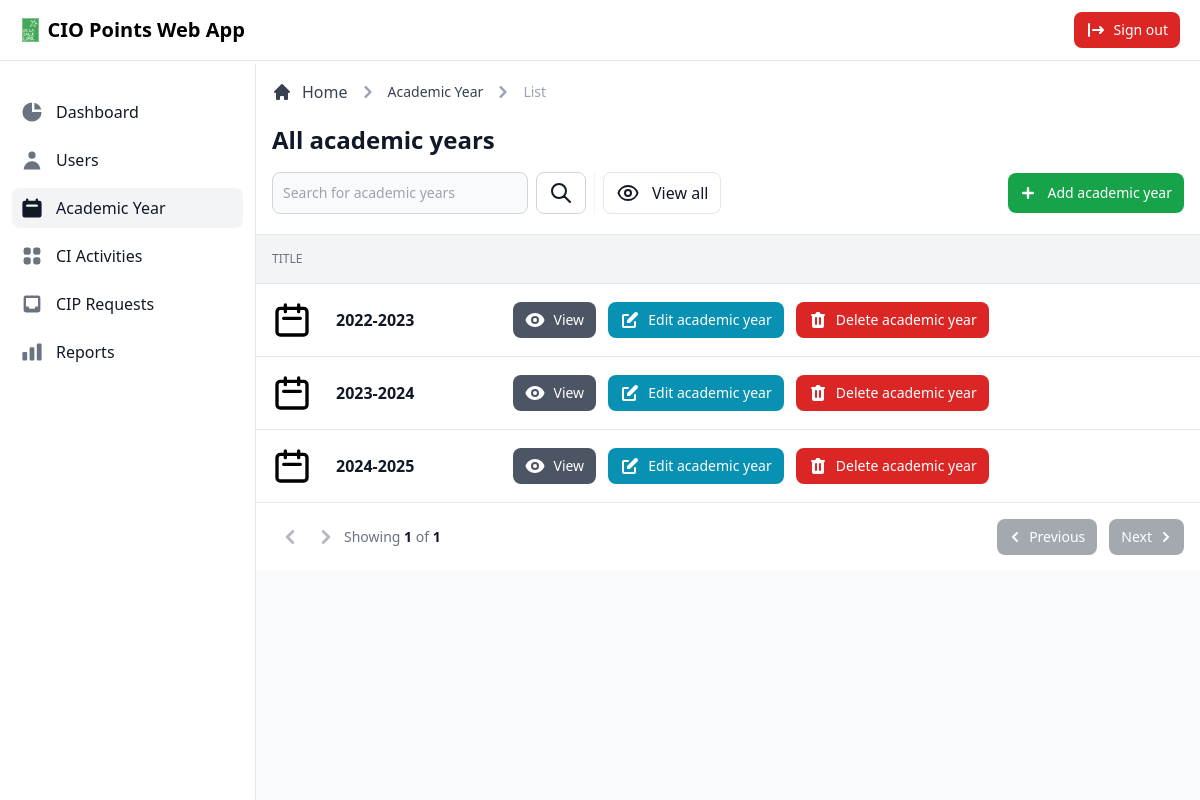
Screenshot of /admin/view/academicyear.php (signed in) with the database file from the repository.
### tables this page shows
CREATE TABLE `academic_year` (
  `ay_id` int(11) NOT NULL,
  `year` varchar(255) NOT NULL
);

### admin/view/academicyear.php (called while the page is built, shortened)
<?php
$data = [
  'title' => 'Academic Year',
  'dir' => '../../',
  'modal' => 'yearmodal'
];
$results_per_page = 20;
if (isset($_GET['page'])) {
  $page  = $_GET['page'];
} else {
  $page = 1;
};
$start_from = ($page - 1) * $results_per_page;
include_once '../database/database.php';
class DisplayYear extends Dbh
{
  public function getYearCount()
  {
    $stmt = $this->connect()->prepare('SELECT COUNT(ay_id) AS total FROM academic_year;');
    if (!$stmt->execute()) {
      $stmt = null;
      exit;
    }
    $result = $stmt->fetchAll(PDO::FETCH_ASSOC);
    return $result;
  }
  public function getYear($start_from, $results_per_page)
  {
    $sql = 'SELECT * FROM academic_year ORDER BY year + 0 LIMIT ' . $start_from . ', ' . $results_per_page . ';';
    $stmt = $this->connect()->prepare($sql);
    if (!$stmt->execute()) {
      $stmt = null;
      exit;
    }
    $result = $stmt->fetchAll(PDO::FETCH_ASSOC);
    return $result;
  }
}
$year = new DisplayYear();
$records = $year->getYear($start_from, $results_per_page);
$count = $year->getYearCount();
$total_pages = ceil($count[0]['total'] / $results_per_page);
include_once '../layouts/header.php';
include_once '../layouts/navbar.php';
include_once '../layouts/sidebar.php';
include_once '../pages/academicyear/main.php';
include_once '../layouts/footer.php';

### admin/database/database.php (called while the page is built)
<?php
class Dbh
{
  private $hostname = 'localhost';
  private $username = 'root';
  private $password = '';
  private $dbname = 'dbciopointswebapp';
  public function connect()
  {
    try {
      $dbh = new PDO('mysql:host=' . $this->hostname . ';dbname=' . $this->dbname, $this->username, $this->password);
      return $dbh;
    } catch (PDOException $e) {
      print "Error!: " . $e->getMessage() . "<br>";
      die();
    }
  }
}

### admin/pages/academicyear/tabledata.php (the view, shortened to what this page needs)
<div class="flex flex-col">
  <div class="overflow-x-auto">
    <div class="inline-block min-w-full align-middle">
      <div class="overflow-hidden shadow">
        <table class="min-w-full divide-y divide-gray-200 table-fixed">
          <thead class="bg-gray-100">
            <tr>
              <th scope="col" class="p-4 text-xs font-medium text-left text-gray-500 uppercase">
                Title
              </th>
              <th scope="col" class="p-4">
              </th>
            </tr>
          </thead>
          <tbody class="bg-white divide-y divide-gray-200">
            <?php foreach ($records as $data) : ?>
              <tr class="hover:bg-gray-100">
                <td class="flex items-center p-4 mr-12 space-x-6 whitespace-nowrap lg:mr-0">
                  <svg xmlns="http://www.w3.org/2000/svg" class="w-10 h-10" fill="none" viewBox="0 0 24 24" stroke="currentColor" stroke-width="2">
                    <path stroke-linecap="round" stroke-linejoin="round" d="M8 7V3m8 4V3m-9 8h10M5 21h14a2 2 0 002-2V7a2 2 0 00-2-2H5a2 2 0 00-2 2v12a2 2 0 002 2z" />
                  </svg>
                  <div class="text-sm font-normal text-gray-500">
                    <div class="text-base font-semibold text-gray-900"><?= $data['year']; ?></div>
                  </div>
                </td>
                <td class="p-4 space-x-2 whitespace-nowrap">
                  <button type="button" data-view-button data-year="<?= $data['year']; ?>" class="inline-flex items-center px-3 py-2 text-sm font-medium text-center text-white bg-gray-600 rounded-lg hover:bg-gray-700 focus:ring-4 focus:ring-gray-200">
                    View
                  </button>
                  <button type="button" data-edit-button data-id="<?= $data['ay_id']; ?>" data-year="<?= $data['year']; ?>" class="inline-flex items-center px-3 py-2 text-sm font-medium text-center text-white rounded-lg bg-cyan-600 hover:bg-cyan-700 focus:ring-4 focus:ring-cyan-200">
                    Edit academic year
                  </button>
                  <button type="button" data-delete-button data-id="<?= $data['ay_id']; ?>" class="inline-flex items-center px-3 py-2 text-sm font-medium text-center text-white bg-red-600 rounded-lg hover:bg-red-800 focus:ring-4 focus:ring-red-300">
                    Delete academic year
                  </button>
                </td>
              </tr>
            <?php endforeach; ?>
          </tbody>
        </table>
      </div>
    </div>
  </div>
</div>
<div class="sticky bottom-0 right-0 items-center w-full p-4 bg-white border-t border-gray-200 sm:flex sm:justify-between">
  <div class="flex items-center mb-4 sm:mb-0">
    <button onclick="location.href='academicyear.php?page=<?= $page - 1; ?>'" class="inline-flex justify-center p-1 text-gray-500 rounded cursor-pointer disabled:opacity-50 disabled:cursor-default enabled:hover:text-gray-900 enabled:hover:bg-gray-100" <?= ((isset($_GET['page']) && $_GET['page'] == 1) ? 'disabled' : (!isset($_GET['page']))) ? 'disabled' : ''; ?>>
      <svg class="w-7 h-7" fill="currentColor" viewBox="0 0 20 20" xmlns="http://www.w3.org/2000/svg">
        <path fill-rule="evenodd" d="M12.707 5.293a1 1 0 010 1.414L9.414 10l3.293 3.293a1 1 0 01-1.414 1.414l-4-4a1 1 0 010-1.414l4-4a1 1 0 011.414 0z" clip-rule="evenodd"></path>
      </svg>
    </button>
    <button onclick="location.href='academicyear.php?page=<?= $page + 1; ?>'" class="inline-flex justify-center p-1 text-gray-500 rounded cursor-pointer disabled:opacity-50 disabled:cursor-default enabled:hover:text-gray-900 enabled:hover:bg-gray-100" <?= ((isset($_GET['page']) && $_GET['page'] == $total_pages) ? 'disabled' : ($page == $total_pages)) ? 'disabled' : ''; ?>>
      <svg class="w-7 h-7" fill="currentColor" viewBox="0 0 20 20" xmlns="http://www.w3.org/2000/svg">
        <path fill-rule="evenodd" d="M7.293 14.707a1 1 0 010-1.414L10.586 10 7.293 6.707a1 1 0 011.414-1.414l4 4a1 1 0 010 1.414l-4 4a1 1 0 01-1.414 0z" clip-rule="evenodd"></path>
      </svg>
    </button>
    <span class="text-sm font-normal text-gray-500">Showing <span class="font-semibold text-gray-900"><?= $page; ?></span> of <span class="font-semibold text-gray-900"><?= $total_pages; ?></span></span>
  </div>
  <div class="flex items-center space-x-3">
    <button onclick="location.href='academicyear.php?page=<?= $page - 1; ?>'" class="inline-flex items-center justify-center flex-1 px-3 py-2 text-sm font-medium text-center text-white bg-gray-600 rounded-lg disabled:opacity-50 enabled:hover:bg-gray-700 enabled:focus:ring-4 enabled:focus:ring-gray-200" <?= ((isset($_GET['page']) && $_GET['page'] == 1) ? 'disabled' : (!isset($_GET['page']))) ? 'disabled' : ''; ?>>
      <svg class="w-5 h-5 mr-1 -ml-1" "="" fill=" currentColor" viewBox="0 0 20 20" xmlns="http://www.w3.org/2000/svg">
        <path fill-rule="evenodd" d="M12.707 5.293a1 1 0 010 1.414L9.414 10l3.293 3.293a1 1 0 01-1.414 1.414l-4-4a1 1 0 010-1.414l4-4a1 1 0 011.414 0z" clip-rule="evenodd"></path>
      </svg>
      Previous
    </button>
    <button onclick="location.href='academicyear.php?page=<?= $page + 1; ?>'" class="inline-flex items-center justify-center flex-1 px-3 py-2 text-sm font-medium text-center text-white bg-gray-600 rounded-lg disabled:opacity-50 enabled:hover:bg-gray-700 enabled:focus:ring-4 enabled:focus:ring-gray-200" <?= ((isset($_GET['page']) && $_GET['page'] == $total_pages) ? 'disabled' : ($page == $total_pages)) ? 'disabled' : ''; ?>>
      Next
      <svg class="w-5 h-5 ml-1 -mr-1" fill="currentColor" viewBox="0 0 20 20" xmlns="http://www.w3.org/2000/svg">
        <path fill-rule="evenodd" d="M7.293 14.707a1 1 0 010-1.414L10.586 10 7.293 6.707a1 1 0 011.414-1.414l4 4a1 1 0 010 1.414l-4 4a1 1 0 01-1.414 0z" clip-rule="evenodd"></path>
      </svg>
    </button>
  </div>
</div>

### rows the page displays
academic_year: year "2022-2023"
academic_year: year "2023-2024"
academic_year: year "2024-2025"

### other values shown
$page "1"
$total_pages "1"
